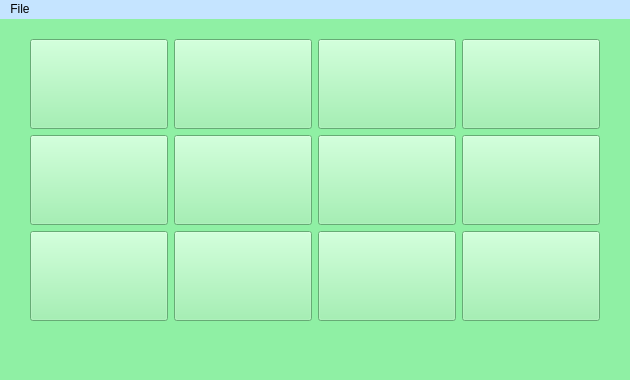
<?xml version="1.0" encoding="UTF-8"?>
<ui version="4.0">
 <class>MainWindow</class>
 <widget class="QMainWindow" name="MainWindow">
  <property name="geometry">
   <rect>
    <x>0</x>
    <y>0</y>
    <width>630</width>
    <height>380</height>
   </rect>
  </property>
  <property name="windowTitle">
   <string>MainWindow</string>
  </property>
  <property name="styleSheet">
   <string notr="true">background-color: #8ff0a4;</string>
  </property>
  <widget class="QWidget" name="centralwidget">
   <widget class="QWidget" name="layoutWidget">
    <property name="geometry">
     <rect>
      <x>30</x>
      <y>20</y>
      <width>572</width>
      <height>284</height>
     </rect>
    </property>
    <property name="minimumSize">
     <size>
      <width>138</width>
      <height>90</height>
     </size>
    </property>
    <layout class="QGridLayout" name="gridLayout">
     <property name="sizeConstraint">
      <enum>QLayout::SetMinAndMaxSize</enum>
     </property>
     <item row="0" column="0">
      <widget class="QPushButton" name="card_1">
       <property name="sizePolicy">
        <sizepolicy hsizetype="Maximum" vsizetype="Maximum">
         <horstretch>0</horstretch>
         <verstretch>0</verstretch>
        </sizepolicy>
       </property>
       <property name="minimumSize">
        <size>
         <width>138</width>
         <height>90</height>
        </size>
       </property>
       <property name="cursor">
        <cursorShape>PointingHandCursor</cursorShape>
       </property>
       <property name="text">
        <string/>
       </property>
       <property name="icon">
        <iconset resource="../resources/icons.qrc">
         <normaloff>:/img/questions.jpg</normaloff>:/img/questions.jpg</iconset>
       </property>
       <property name="iconSize">
        <size>
         <width>180</width>
         <height>160</height>
        </size>
       </property>
      </widget>
     </item>
     <item row="0" column="1">
      <widget class="QPushButton" name="card_2">
       <property name="sizePolicy">
        <sizepolicy hsizetype="Maximum" vsizetype="Maximum">
         <horstretch>0</horstretch>
         <verstretch>0</verstretch>
        </sizepolicy>
       </property>
       <property name="minimumSize">
        <size>
         <width>138</width>
         <height>90</height>
        </size>
       </property>
       <property name="cursor">
        <cursorShape>PointingHandCursor</cursorShape>
       </property>
       <property name="text">
        <string/>
       </property>
       <property name="icon">
        <iconset resource="../resources/icons.qrc">
         <normaloff>:/img/questions.jpg</normaloff>:/img/questions.jpg</iconset>
       </property>
       <property name="iconSize">
        <size>
         <width>180</width>
         <height>160</height>
        </size>
       </property>
      </widget>
     </item>
     <item row="0" column="2">
      <widget class="QPushButton" name="card_3">
       <property name="sizePolicy">
        <sizepolicy hsizetype="Maximum" vsizetype="Maximum">
         <horstretch>0</horstretch>
         <verstretch>0</verstretch>
        </sizepolicy>
       </property>
       <property name="minimumSize">
        <size>
         <width>138</width>
         <height>90</height>
        </size>
       </property>
       <property name="cursor">
        <cursorShape>PointingHandCursor</cursorShape>
       </property>
       <property name="text">
        <string/>
       </property>
       <property name="icon">
        <iconset resource="../resources/icons.qrc">
         <normaloff>:/img/questions.jpg</normaloff>:/img/questions.jpg</iconset>
       </property>
       <property name="iconSize">
        <size>
         <width>180</width>
         <height>160</height>
        </size>
       </property>
      </widget>
     </item>
     <item row="0" column="3">
      <widget class="QPushButton" name="card_4">
       <property name="sizePolicy">
        <sizepolicy hsizetype="Maximum" vsizetype="Maximum">
         <horstretch>0</horstretch>
         <verstretch>0</verstretch>
        </sizepolicy>
       </property>
       <property name="minimumSize">
        <size>
         <width>138</width>
         <height>90</height>
        </size>
       </property>
       <property name="cursor">
        <cursorShape>PointingHandCursor</cursorShape>
       </property>
       <property name="text">
        <string/>
       </property>
       <property name="icon">
        <iconset resource="../resources/icons.qrc">
         <normaloff>:/img/questions.jpg</normaloff>:/img/questions.jpg</iconset>
       </property>
       <property name="iconSize">
        <size>
         <width>180</width>
         <height>160</height>
        </size>
       </property>
      </widget>
     </item>
     <item row="1" column="0">
      <widget class="QPushButton" name="card_5">
       <property name="sizePolicy">
        <sizepolicy hsizetype="Maximum" vsizetype="Maximum">
         <horstretch>0</horstretch>
         <verstretch>0</verstretch>
        </sizepolicy>
       </property>
       <property name="minimumSize">
        <size>
         <width>138</width>
         <height>90</height>
        </size>
       </property>
       <property name="cursor">
        <cursorShape>PointingHandCursor</cursorShape>
       </property>
       <property name="text">
        <string/>
       </property>
       <property name="icon">
        <iconset resource="../resources/icons.qrc">
         <normaloff>:/img/questions.jpg</normaloff>:/img/questions.jpg</iconset>
       </property>
       <property name="iconSize">
        <size>
         <width>180</width>
         <height>160</height>
        </size>
       </property>
      </widget>
     </item>
     <item row="1" column="1">
      <widget class="QPushButton" name="card_6">
       <property name="sizePolicy">
        <sizepolicy hsizetype="Maximum" vsizetype="Maximum">
         <horstretch>0</horstretch>
         <verstretch>0</verstretch>
        </sizepolicy>
       </property>
       <property name="minimumSize">
        <size>
         <width>138</width>
         <height>90</height>
        </size>
       </property>
       <property name="cursor">
        <cursorShape>PointingHandCursor</cursorShape>
       </property>
       <property name="text">
        <string/>
       </property>
       <property name="icon">
        <iconset resource="../resources/icons.qrc">
         <normaloff>:/img/questions.jpg</normaloff>:/img/questions.jpg</iconset>
       </property>
       <property name="iconSize">
        <size>
         <width>180</width>
         <height>160</height>
        </size>
       </property>
      </widget>
     </item>
     <item row="1" column="2">
      <widget class="QPushButton" name="card_7">
       <property name="sizePolicy">
        <sizepolicy hsizetype="Maximum" vsizetype="Maximum">
         <horstretch>0</horstretch>
         <verstretch>0</verstretch>
        </sizepolicy>
       </property>
       <property name="minimumSize">
        <size>
         <width>138</width>
         <height>90</height>
        </size>
       </property>
       <property name="cursor">
        <cursorShape>PointingHandCursor</cursorShape>
       </property>
       <property name="text">
        <string/>
       </property>
       <property name="icon">
        <iconset resource="../resources/icons.qrc">
         <normaloff>:/img/questions.jpg</normaloff>:/img/questions.jpg</iconset>
       </property>
       <property name="iconSize">
        <size>
         <width>180</width>
         <height>160</height>
        </size>
       </property>
      </widget>
     </item>
     <item row="1" column="3">
      <widget class="QPushButton" name="card_8">
       <property name="sizePolicy">
        <sizepolicy hsizetype="Maximum" vsizetype="Maximum">
         <horstretch>0</horstretch>
         <verstretch>0</verstretch>
        </sizepolicy>
       </property>
       <property name="minimumSize">
        <size>
         <width>138</width>
         <height>90</height>
        </size>
       </property>
       <property name="cursor">
        <cursorShape>PointingHandCursor</cursorShape>
       </property>
       <property name="text">
        <string/>
       </property>
       <property name="icon">
        <iconset resource="../resources/icons.qrc">
         <normaloff>:/img/questions.jpg</normaloff>:/img/questions.jpg</iconset>
       </property>
       <property name="iconSize">
        <size>
         <width>180</width>
         <height>160</height>
        </size>
       </property>
      </widget>
     </item>
     <item row="2" column="0">
      <widget class="QPushButton" name="card_9">
       <property name="sizePolicy">
        <sizepolicy hsizetype="Maximum" vsizetype="Maximum">
         <horstretch>0</horstretch>
         <verstretch>0</verstretch>
        </sizepolicy>
       </property>
       <property name="minimumSize">
        <size>
         <width>138</width>
         <height>90</height>
        </size>
       </property>
       <property name="cursor">
        <cursorShape>PointingHandCursor</cursorShape>
       </property>
       <property name="text">
        <string/>
       </property>
       <property name="icon">
        <iconset resource="../resources/icons.qrc">
         <normaloff>:/img/questions.jpg</normaloff>:/img/questions.jpg</iconset>
       </property>
       <property name="iconSize">
        <size>
         <width>180</width>
         <height>160</height>
        </size>
       </property>
      </widget>
     </item>
     <item row="2" column="1">
      <widget class="QPushButton" name="card_10">
       <property name="sizePolicy">
        <sizepolicy hsizetype="Maximum" vsizetype="Maximum">
         <horstretch>0</horstretch>
         <verstretch>0</verstretch>
        </sizepolicy>
       </property>
       <property name="minimumSize">
        <size>
         <width>138</width>
         <height>90</height>
        </size>
       </property>
       <property name="cursor">
        <cursorShape>PointingHandCursor</cursorShape>
       </property>
       <property name="text">
        <string/>
       </property>
       <property name="icon">
        <iconset resource="../resources/icons.qrc">
         <normaloff>:/img/questions.jpg</normaloff>:/img/questions.jpg</iconset>
       </property>
       <property name="iconSize">
        <size>
         <width>180</width>
         <height>160</height>
        </size>
       </property>
      </widget>
     </item>
     <item row="2" column="2">
      <widget class="QPushButton" name="card_11">
       <property name="sizePolicy">
        <sizepolicy hsizetype="Maximum" vsizetype="Maximum">
         <horstretch>0</horstretch>
         <verstretch>0</verstretch>
        </sizepolicy>
       </property>
       <property name="minimumSize">
        <size>
         <width>138</width>
         <height>90</height>
        </size>
       </property>
       <property name="cursor">
        <cursorShape>PointingHandCursor</cursorShape>
       </property>
       <property name="text">
        <string/>
       </property>
       <property name="icon">
        <iconset resource="../resources/icons.qrc">
         <normaloff>:/img/questions.jpg</normaloff>:/img/questions.jpg</iconset>
       </property>
       <property name="iconSize">
        <size>
         <width>180</width>
         <height>160</height>
        </size>
       </property>
      </widget>
     </item>
     <item row="2" column="3">
      <widget class="QPushButton" name="card_12">
       <property name="sizePolicy">
        <sizepolicy hsizetype="Maximum" vsizetype="Maximum">
         <horstretch>0</horstretch>
         <verstretch>0</verstretch>
        </sizepolicy>
       </property>
       <property name="minimumSize">
        <size>
         <width>138</width>
         <height>90</height>
        </size>
       </property>
       <property name="cursor">
        <cursorShape>PointingHandCursor</cursorShape>
       </property>
       <property name="text">
        <string/>
       </property>
       <property name="icon">
        <iconset resource="../resources/icons.qrc">
         <normaloff>:/img/questions.jpg</normaloff>:/img/questions.jpg</iconset>
       </property>
       <property name="iconSize">
        <size>
         <width>180</width>
         <height>160</height>
        </size>
       </property>
      </widget>
     </item>
    </layout>
   </widget>
   <widget class="QLabel" name="timeResultat">
    <property name="geometry">
     <rect>
      <x>370</x>
      <y>320</y>
      <width>231</width>
      <height>20</height>
     </rect>
    </property>
    <property name="text">
     <string/>
    </property>
   </widget>
  </widget>
  <widget class="QMenuBar" name="menubar">
   <property name="geometry">
    <rect>
     <x>0</x>
     <y>0</y>
     <width>630</width>
     <height>23</height>
    </rect>
   </property>
   <property name="styleSheet">
    <string notr="true">background-color: rgb(197, 228, 255);</string>
   </property>
   <widget class="QMenu" name="menuFile">
    <property name="title">
     <string>File</string>
    </property>
    <addaction name="actionReset"/>
    <addaction name="actionClose"/>
   </widget>
   <addaction name="menuFile"/>
  </widget>
  <widget class="QStatusBar" name="statusbar"/>
  <action name="actionReset">
   <property name="icon">
    <iconset resource="../resources/icons.qrc">
     <normaloff>:/img/reset.png</normaloff>:/img/reset.png</iconset>
   </property>
   <property name="text">
    <string>Reset</string>
   </property>
  </action>
  <action name="actionClose">
   <property name="icon">
    <iconset resource="../resources/icons.qrc">
     <normaloff>:/img/close.png</normaloff>:/img/close.png</iconset>
   </property>
   <property name="text">
    <string>Close</string>
   </property>
  </action>
 </widget>
 <resources>
  <include location="../resources/icons.qrc"/>
 </resources>
 <connections/>
</ui>
